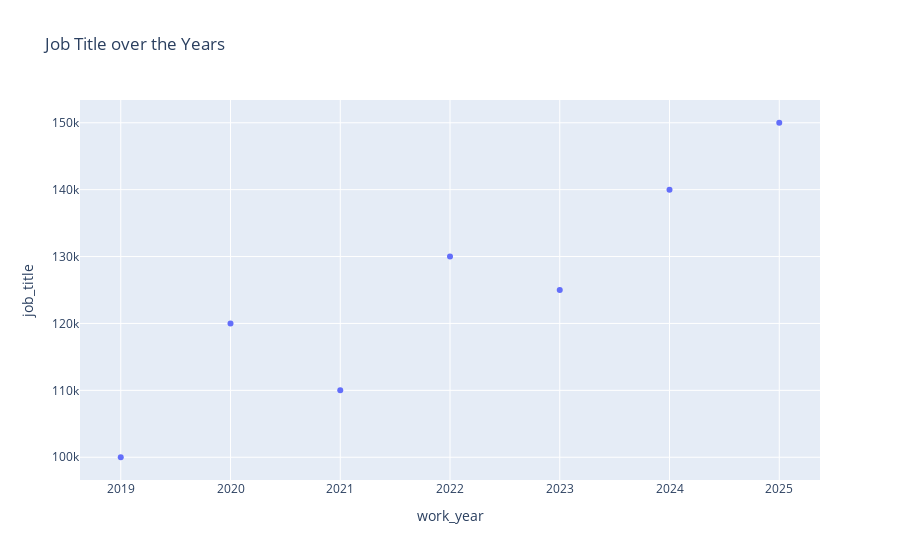

Here is the notebook cell this chart was saved with:
### Code cell
# VISUALIZATION OF DATASET
import plotly.express as px
data ={
    "work_year": [2019,2020,2021,2022,2023,2024,2025],
    "job_title": [100000, 120000, 110000, 130000, 125000, 140000, 150000]
}
df = pd.DataFrame(data)
fig = px.scatter(df,
                    x="work_year",
                    y="job_title",
                    title="Job Title over the Years"
                )
                 
                 
fig.show()

### Figure 1 — Plotly figure (JSON) as saved in the notebook; plotly's stock layout.template omitted (floating-point values rounded to 4 significant figures)
{"data": [{"hovertemplate": "work_year=%{x}<br>job_title=%{y}<extra></extra>", "legendgroup": "", "marker": {"color": "#636efa", "symbol": "circle"}, "mode": "markers", "name": "", "orientation": "v", "showlegend": false, "type": "scatter", "x": [2019, 2020, 2021, 2022, 2023, 2024, 2025], "xaxis": "x", "y": [100000, 120000, 110000, 130000, 125000, 140000, 150000], "yaxis": "y"}], "layout": {"legend": {"tracegroupgap": 0}, "title": {"text": "Job Title over the Years"}, "xaxis": {"anchor": "y", "domain": [0, 1], "title": {"text": "work_year"}}, "yaxis": {"anchor": "x", "domain": [0, 1], "title": {"text": "job_title"}}}}
